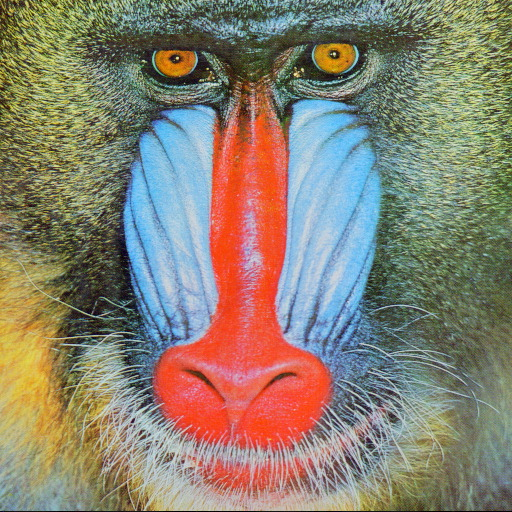
#> input picture data/baboon.jpg, 512 x 512 px
$ python color_quantization.py   (older library calls are emulated)
#> lines starting #> are read from the running program, lines starting #| are printed output that depends on the picture
import numpy as np
import cv2
import matplotlib.pyplot as plt

def euclidean_distance(p1, p2):
    # [7 lines of commented-out code are left out]
    return np.linalg.norm(p1 - p2)

def update_closest_centroids(X, centroids):
    print("Calculating closest centroid")
    closest_centroids = np.empty((X.shape[0], 1))
    for i, row in enumerate(X):
        min_val = np.finfo(np.float).max
        min_idx = 0
        for idx, center in enumerate(centroids):
            d = euclidean_distance(row, center)
            if d < min_val:
                min_val = d
                min_idx = idx
        closest_centroids[i] = min_idx
    return closest_centroids


def update_centroids(X, closest_centroids, K):
    for i in range(K):
        group = np.array([X[idx] for idx, j in enumerate(closest_centroids) if j == i])
        centroids[i] = np.mean(group, axis=0)

    return centroids

def plot_centroids(centroids, K):
#> called with centroids = array of shape (3, 2), K = 3
    colors = ["red", "green", "blue"]
    plt.figure()
    for i in range(K):
        plt.scatter(*centroids[i], c=colors[i], marker="o")
        plt.text(*centroids[i], s=(centroids[i][0], centroids[i][1]))


def plot_classifier(centroids, closest_centroids, K):
    colors = ["red", "green", "blue"]
    plt.figure()

    for i, color in zip(range(K), colors):
        group = np.array([X[idx] for idx, j in enumerate(closest_centroids) if j == i])

        x, y = group[:, 0], group[:, 1]

        plt.scatter(x, y, edgecolors=color, marker="^", facecolors="None")

        for a, b in zip(x, y):
            plt.text(a, b, s=(a, b))

def run_kmeans(image, centroids, num_iterations, K):
    for i in range(num_iterations):
        print("Iteration", i+1, "of", num_iterations)
        closest_centroids = update_closest_centroids(image, centroids)
        centroids = update_centroids(image, closest_centroids, K)
    return centroids, closest_centroids


if __name__ == "__main__":

    UBIT = "sakethva"
    np.random.seed(sum([ord(c) for c in UBIT]))

    print("Task 3:")

    X = np.array([[5.9, 3.2],
    [4.6, 2.9],
    [6.2, 2.8],
    [4.7, 3.2],
    [5.5, 4.2],
    [5.0, 3.0],
    [4.9, 3.1],
    [6.7, 3.1],
    [5.1, 3.8],
    [6.0, 3.0]])

    K = 3

    closest_centroids = np.empty((X.shape[0], 1))

    centroids = np.array([[6.2, 3.2], [6.6, 3.7], [6.5, 3.0]])

    closest_centroids = update_closest_centroids(X, centroids)
    print("Classification vector for the first iteration:", closest_centroids)

    plot_centroids(centroids, K)
    plt.savefig("task3_iter1_a.jpg")
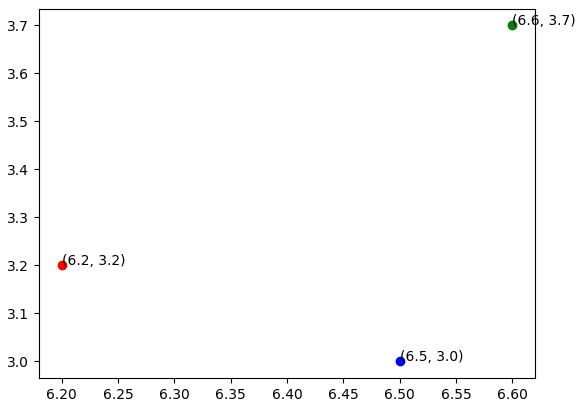
#> figure drawn by matplotlib, 1 panel

    plot_classifier(centroids, closest_centroids, K)
    plt.savefig("task3_iter1_b.jpg")
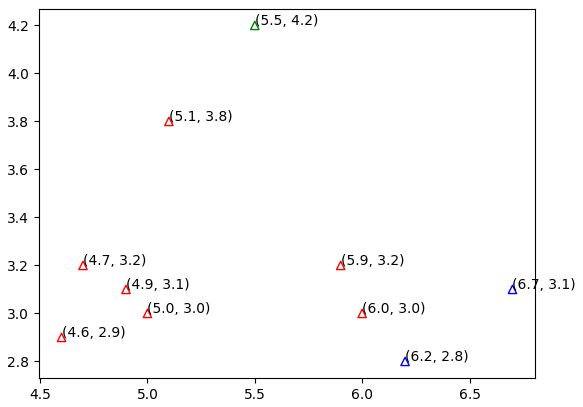
#> figure drawn by matplotlib, 1 panel

    centroids = update_centroids(X, closest_centroids, K)
    print("Updated mean values are:", centroids)

    closest_centroids = update_closest_centroids(X, centroids)
    print("Classification vector for the second iteration:", closest_centroids)

    plot_centroids(centroids, K)
    plt.savefig("task3_iter2_a.jpg")
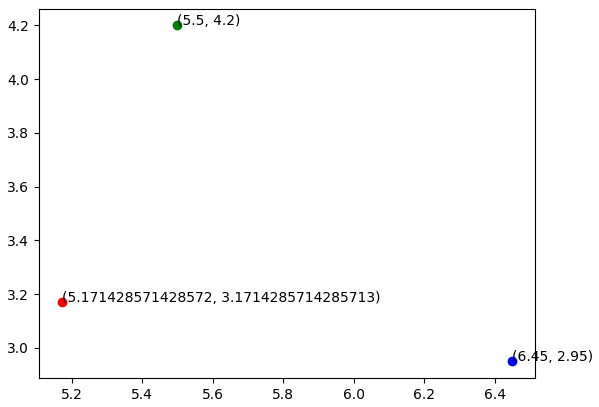
#> figure drawn by matplotlib, 1 panel

    plot_classifier(centroids, closest_centroids, K)
    plt.savefig("task3_iter2_b.jpg")

    centroids = update_centroids(X, closest_centroids, K)
    print("Updated mean values are:", centroids)

    print("3.4:")

    image = cv2.imread("./data/baboon.jpg")
#> image is the input picture: shape (512, 512, 3); mean B, G, R 112.9, 129.1, 137.1

    h, w, _ = image.shape
#> h = 512; w = 512

    K_values = [3, 5, 10, 20]

    NUM_ITERATIONS = 40
    # for each K run color quantization
    for K in K_values:
        print("Applying color quantization with", K, "clusters")
        image = image.reshape((h * w, 3))

        # pick K random centroids from the image
        random_centroids = np.random.permutation(image)[:K]

        centroids = random_centroids

#> (the run stopped early here; a loop or call above may not have finished)
